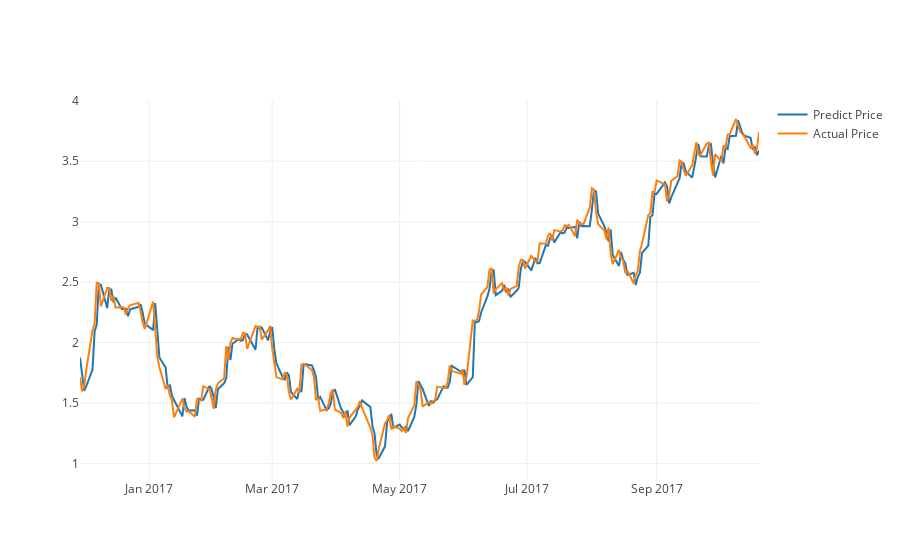

The cell this chart's notebook holds for it:
### Markdown cell above
## Automation for each and any product

Just run the below block, it will ask you to enter the product for which you would want to see the forcasted values.

### Code cell
product = input("Choose the product for which you want to see the forcast ?")
for i in range(1,2):
    try:
        temp=df_2[["index",product]]
        temp=temp.set_index("index")
        y=temp[product]
        bestparam, bestparam_seasonal= FindBestParameters(y)
        result=model(bestparam,bestparam_seasonal)
        pred=fit(result)
        forcast=predict(pred,result,y)
        print("Forcasted $ Values for product ",product," are: ",forcast.head())
    except:
        print("Wrong Product or series is not yet stationary, increase p,q,d range in FindBestParameters() function for more processing")
    print("\n\n\nCompare ARIMA with RNN(incase ARIMA doesnt work we use RNN) and also see how closely the actual vs predicted price varies")
    train,test,scaler=getdata(product)
    trainX,testX,trainY,testY=reshape_data(train,test)
    history,model=NN_model(trainX,testX)
    yhat=plotTrain_Test(history,model)
    yhat_inverse,testY_inverse=FindMSE(yhat,testY,scaler)
    ActualvsPredicted(testX,yhat_inverse,testY_inverse)

### Figure 1 — Plotly figure (JSON) as saved in the notebook; plotly's stock layout.template omitted (floating-point values rounded to 4 significant figures; data arrays with more than 128 entries replaced by an {"elided": "..."} marker saying what was removed)
{"data": [{"name": "Predict Price", "type": "scatter", "x": {"elided": "226 str values"}, "y": {"elided": "226 float values"}}, {"name": "Actual Price", "type": "scatter", "x": {"elided": "226 str values"}, "y": {"elided": "226 float values"}}], "layout": {}}
